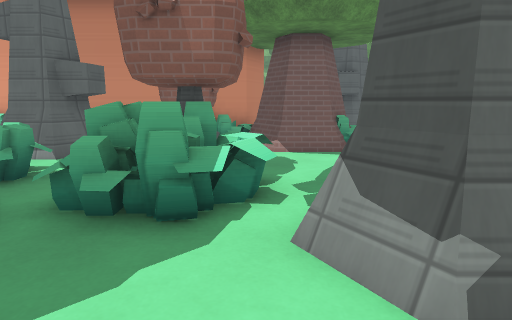
View 1 (above)

24 first-person views from a walk through a level from a Godot 3-D game. The camera is 1.3 m above the floor, tilts 10° down and sees 75° across. The floor is counted in squares, 1 m on a side. Each view is taken from the middle of a square. On the plan, view 1 faces up. The plan holds only what a view shows up to about 14 squares ahead; the rest is blank. The place goes on beyond the plan. Characters and animated objects are left out. Some surface patterns are stand-ins.

View 2
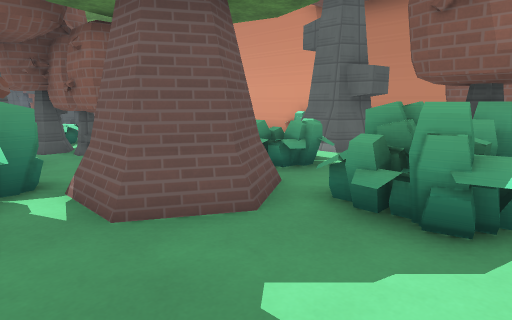

View 3
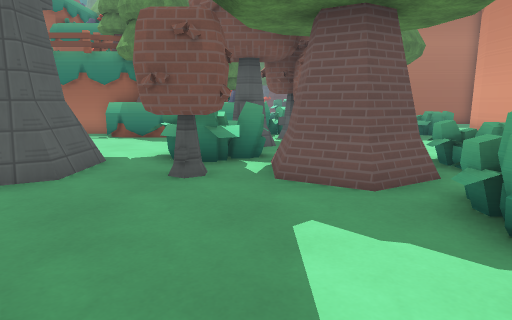

View 4
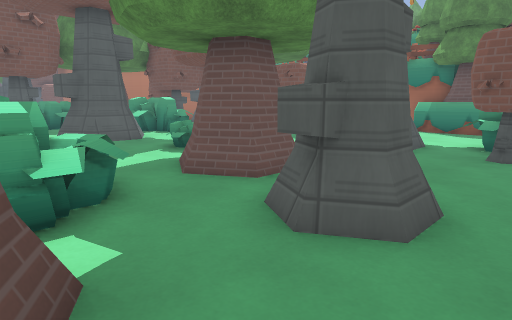

View 5
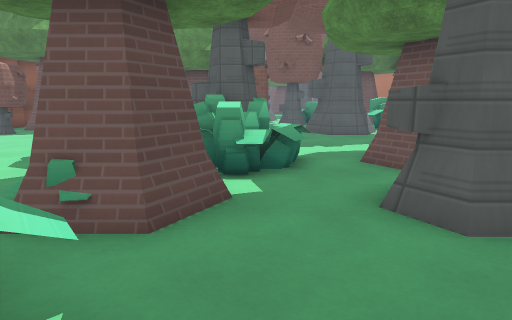

View 6
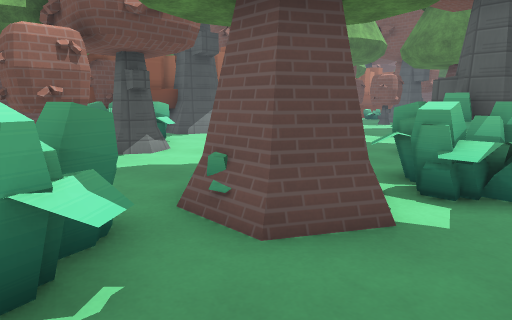

View 7
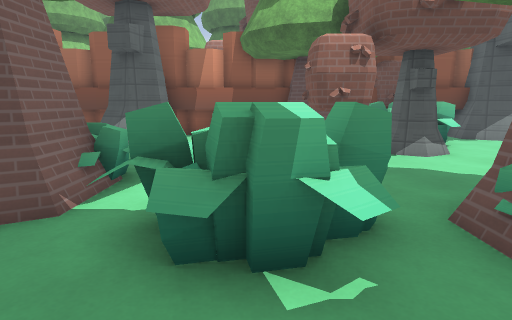

View 8
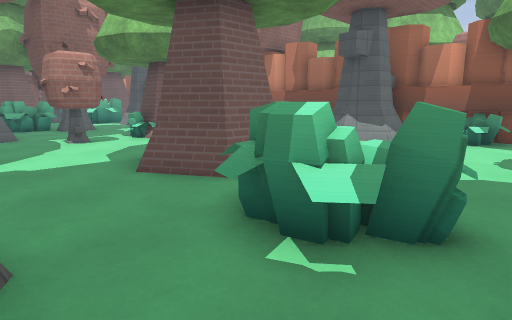

View 9
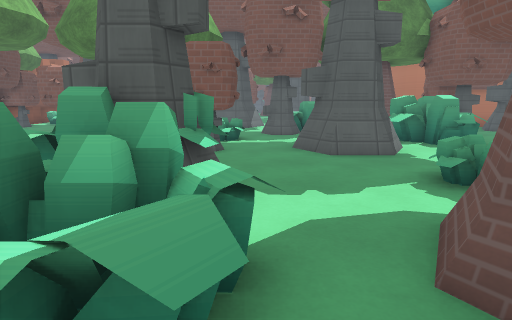

View 10
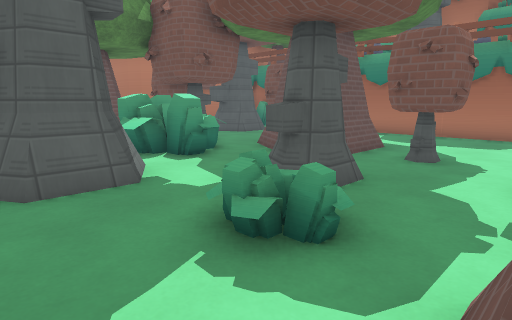

View 11
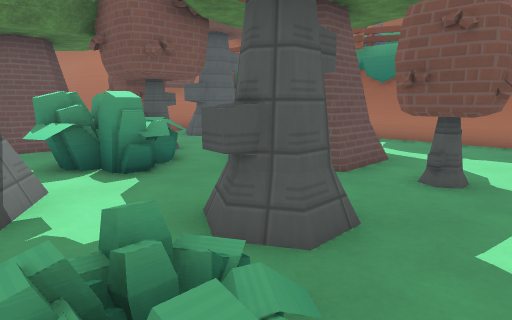

View 12
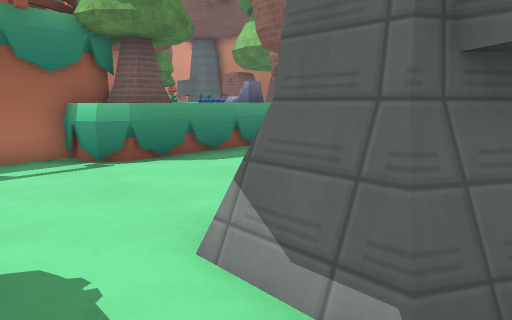

View 13
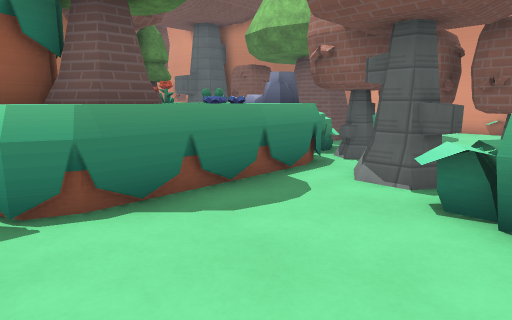

View 14
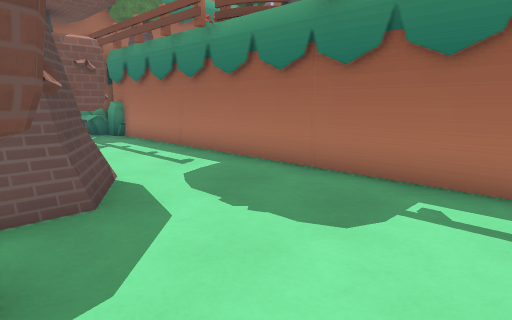

View 15
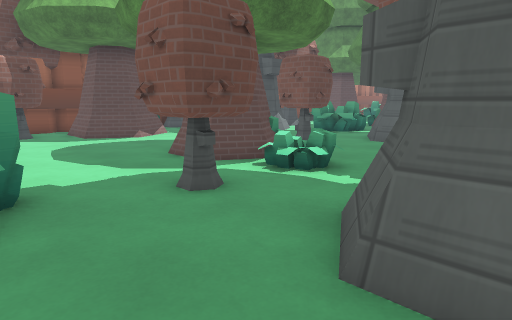

View 16
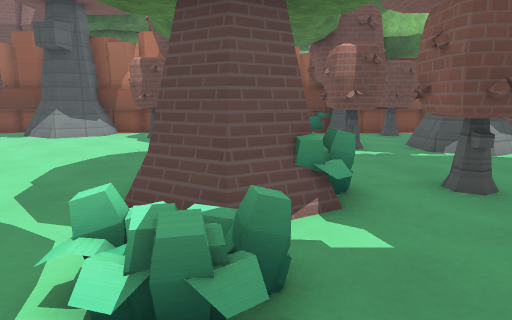

View 17
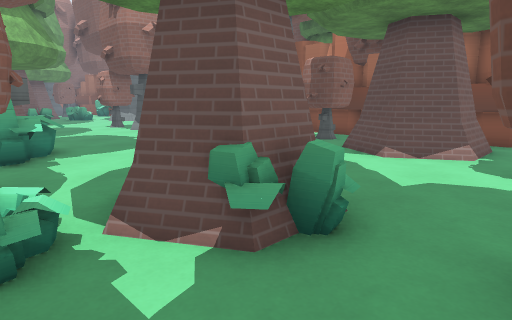

View 18
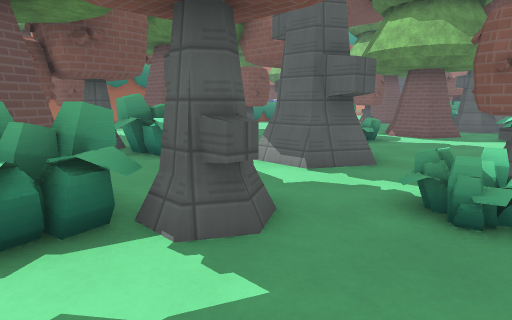

View 19
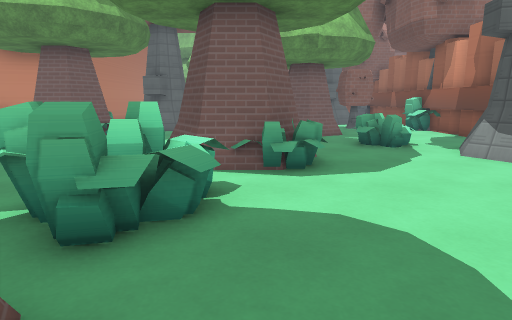

View 20
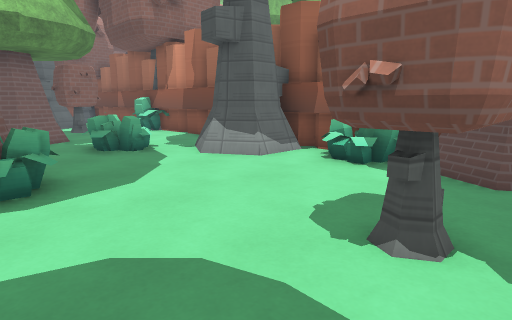

View 21
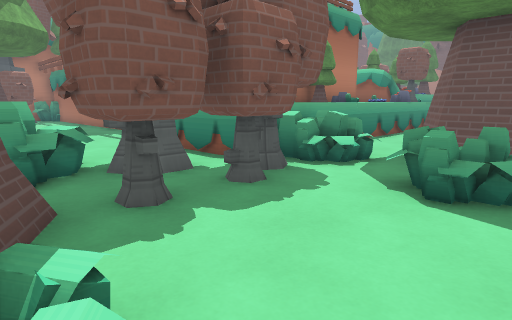

View 22
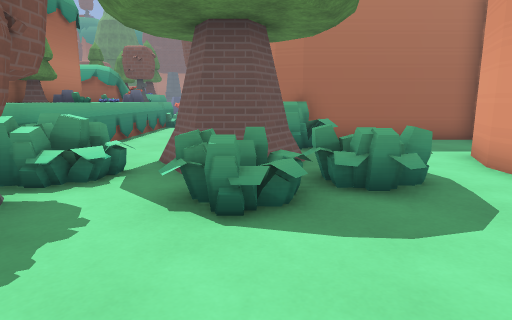

View 23
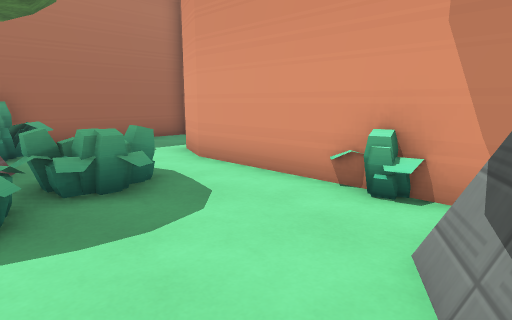

View 24
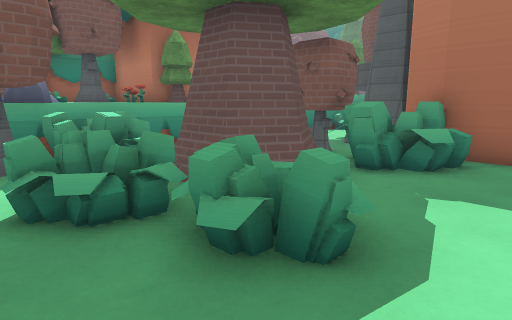

### Floor plan
Ten units are one square. View 1 is at (0, 0); x grows to the right and y downward. Boxes are objects, and circles mark ways between rooms. Rooms are numbered by the first view taken in them; rooms with no view inside come last. Other rooms are left out.
<svg viewBox="-210 -140 380 330">
<path fill="none" stroke="#000" d="M-100 16 -100 38 -103 45M-114 44 -114 165M-29 -106 -125 -106 -140 -112M-128 -22 -124 -23M3 -126 -2 -113M155 -8 155 -55M155 59 155 21M157 -16 157 -29 161 -32M155 -74 155 -122M155 128 155 76M-156 -72 -149 -71 -149 -66M155 165 155 144M-201 -15 -108 -15 -102 -13 -100 -7 -100 6M-174 -135 -174 -76 -178 -66M-113 -23 -109 -24 -108 -20M-103 -54 -103 -49M-121 -24 -116 -24 -116 -18M-107 -54 -102 -54 -102 -50M-110 -66 -105 -66M153 -19 148 -19 148 -24M157 51 157 45 161 42 157 37M152 -32 152 -36M157 -35 157 -43 161 -46 157 -50 157 -56M161 107 157 103 157 96 161 93 157 89 157 79M157 -79 161 -82 158 -86M160 120 157 117 157 110M160 -97 157 -100 157 -108M-157 -75 -151 -74M160 -111 157 -114 157 -121M157 155 157 146M-114 8 -120 8M-152 5 -147 7 -145 12 -145 33 -141 33M-133 33 -123 33 -117 35M-100 6 -100 16M-158 -11 -158 -6M-188 5 -159 5M-158 5 -152 5"/>
<rect x="-205" y="-65" width="20" height="30" fill="#bbb"><title>tree</title></rect>
<rect x="-175" y="-65" width="20" height="30" fill="#bbb"><title>tree</title></rect>
<rect x="-175" y="-85" width="20" height="30" fill="#bbb"><title>plant</title></rect>
<rect x="-145" y="-75" width="30" height="40" fill="#bbb"><title>pine tree</title></rect>
<rect x="-135" y="-35" width="20" height="10" fill="#bbb"><title>plant</title></rect>
<rect x="-125" y="165" width="30" height="20" fill="#bbb"><title>bush</title></rect>
<rect x="-115" y="-65" width="10" height="10" fill="#bbb"><title>plant</title></rect>
<rect x="-115" y="-85" width="10" height="10" fill="#bbb"><title>bush</title></rect>
<rect x="-105" y="155" width="30" height="30" fill="#bbb"><title>tree</title></rect>
<rect x="-105" y="-35" width="20" height="20" fill="#bbb"><title>tree</title></rect>
<rect x="-105" y="-65" width="10" height="10" fill="#bbb"><title>plant</title></rect>
<rect x="-95" y="125" width="20" height="20" fill="#bbb"><title>tree</title></rect>
<rect x="-95" y="-15" width="30" height="20" fill="#bbb"><title>tree</title></rect>
<rect x="-85" y="85" width="40" height="40" fill="#bbb"><title>pine tree</title></rect>
<rect x="-85" y="-35" width="10" height="20" fill="#bbb"><title>tree</title></rect>
<rect x="-85" y="-105" width="10" height="10" fill="#bbb"><title>bush</title></rect>
<rect x="-75" y="-15" width="20" height="30" fill="#bbb"><title>bush</title></rect>
<rect x="-75" y="-35" width="20" height="20" fill="#bbb"><title>tree</title></rect>
<rect x="-75" y="-95" width="40" height="20" fill="#bbb"><title>tree</title></rect>
<rect x="-65" y="155" width="30" height="20" fill="#bbb"><title>tree</title></rect>
<rect x="-65" y="65" width="20" height="20" fill="#bbb"><title>tree</title></rect>
<rect x="-55" y="135" width="20" height="20" fill="#bbb"><title>tree</title></rect>
<rect x="-55" y="25" width="30" height="30" fill="#bbb"><title>tree</title></rect>
<rect x="-55" y="-45" width="30" height="30" fill="#bbb"><title>pine tree</title></rect>
<rect x="-45" y="115" width="30" height="40" fill="#bbb"><title>bush</title></rect>
<rect x="-45" y="-5" width="20" height="20" fill="#bbb"><title>tree</title></rect>
<rect x="-45" y="-65" width="10" height="10" fill="#bbb"><title>bush</title></rect>
<rect x="-35" y="155" width="20" height="30" fill="#bbb"><title>pine tree</title></rect>
<rect x="-35" y="75" width="20" height="20" fill="#bbb"><title>tree</title></rect>
<rect x="-25" y="-45" width="10" height="10" fill="#bbb"><title>bush</title></rect>
<rect x="-25" y="-75" width="20" height="30" fill="#bbb"><title>tree</title></rect>
<rect x="-25" y="-105" width="20" height="20" fill="#bbb"><title>tree</title></rect>
<rect x="-15" y="95" width="40" height="30" fill="#bbb"><title>tree</title></rect>
<rect x="-15" y="75" width="10" height="10" fill="#bbb"><title>bush</title></rect>
<rect x="-15" y="25" width="30" height="30" fill="#bbb"><title>pine tree</title></rect>
<rect x="-15" y="-65" width="20" height="30" fill="#bbb"><title>bush</title></rect>
<rect x="-5" y="155" width="30" height="30" fill="#bbb"><title>bush</title></rect>
<rect x="-5" y="-115" width="40" height="30" fill="#bbb"><title>pine tree</title></rect>
<rect x="5" y="-5" width="20" height="30" fill="#bbb"><title>tree</title></rect>
<rect x="5" y="-35" width="30" height="20" fill="#bbb"><title>tree</title></rect>
<rect x="15" y="145" width="10" height="20" fill="#bbb"><title>tree</title></rect>
<rect x="15" y="-105" width="10" height="10" fill="#bbb"><title>bush</title></rect>
<rect x="25" y="25" width="30" height="30" fill="#bbb"><title>bush</title></rect>
<rect x="25" y="-135" width="20" height="10" fill="#bbb"><title>tree</title></rect>
<rect x="35" y="135" width="10" height="10" fill="#bbb"><title>plant</title></rect>
<rect x="35" y="125" width="10" height="10" fill="#bbb"><title>plant</title></rect>
<rect x="35" y="95" width="20" height="20" fill="#bbb"><title>tree</title></rect>
<rect x="35" y="65" width="30" height="20" fill="#bbb"><title>tree</title></rect>
<rect x="45" y="85" width="10" height="10" fill="#bbb"><title>bush</title></rect>
<rect x="45" y="55" width="20" height="10" fill="#bbb"><title>bush</title></rect>
<rect x="45" y="15" width="10" height="10" fill="#bbb"><title>pine tree</title></rect>
<rect x="45" y="5" width="20" height="20" fill="#bbb"><title>bush</title></rect>
<rect x="45" y="-35" width="30" height="30" fill="#bbb"><title>bush</title></rect>
<rect x="55" y="165" width="20" height="20" fill="#bbb"><title>tree</title></rect>
<rect x="55" y="145" width="10" height="10" fill="#bbb"><title>plant</title></rect>
<rect x="55" y="135" width="30" height="20" fill="#bbb"><title>plant</title></rect>
<rect x="55" y="125" width="30" height="10" fill="#bbb"><title>pine tree</title></rect>
<rect x="55" y="-5" width="20" height="30" fill="#bbb"><title>pine tree</title></rect>
<rect x="55" y="-75" width="40" height="30" fill="#bbb"><title>pine tree</title></rect>
<rect x="55" y="-125" width="20" height="20" fill="#bbb"><title>tree</title></rect>
<rect x="85" y="-45" width="10" height="10" fill="#bbb"><title>bush</title></rect>
<rect x="85" y="-135" width="30" height="30" fill="#bbb"><title>pine tree</title></rect>
<rect x="95" y="-125" width="10" height="20" fill="#bbb"><title>bush</title></rect>
<rect x="105" y="155" width="20" height="20" fill="#bbb"><title>tree</title></rect>
<rect x="105" y="15" width="20" height="20" fill="#bbb"><title>tree</title></rect>
<rect x="105" y="-15" width="20" height="20" fill="#bbb"><title>tree</title></rect>
<rect x="115" y="115" width="40" height="40" fill="#bbb"><title>pine tree</title></rect>
<rect x="115" y="-75" width="10" height="10" fill="#bbb"><title>bush</title></rect>
<rect x="115" y="-135" width="10" height="10" fill="#bbb"><title>other object</title></rect>
<rect x="125" y="25" width="20" height="20" fill="#bbb"><title>other object</title></rect>
<rect x="125" y="-75" width="30" height="30" fill="#bbb"><title>tree</title></rect>
<rect x="135" y="95" width="20" height="20" fill="#bbb"><title>tree</title></rect>
<rect x="135" y="55" width="20" height="30" fill="#bbb"><title>tree</title></rect>
<rect x="135" y="-15" width="20" height="30" fill="#bbb"><title>pine tree</title></rect>
<rect x="145" y="165" width="20" height="10" fill="#bbb"><title>other object</title></rect>
<rect x="145" y="25" width="20" height="10" fill="#bbb"><title>tree</title></rect>
<rect x="155" y="-135" width="10" height="10" fill="#bbb"><title>tree</title></rect>
<rect x="-155" y="-5" width="10" height="10" fill="#bbb"><title>pine tree</title></rect>
<rect x="-145" y="5" width="20" height="20" fill="#bbb"><title>tree</title></rect>
<rect x="-145" y="-5" width="10" height="20" fill="#bbb"><title>flower</title></rect>
<rect x="-125" y="15" width="20" height="30" fill="#bbb"><title>pine tree</title></rect>
<rect x="-115" y="5" width="10" height="10" fill="#bbb"><title>flower</title></rect>
<rect x="-115" y="-5" width="10" height="10" fill="#bbb"><title>rock</title></rect>
<rect x="-205" y="-15" width="10" height="10" fill="#bbb"><title>other object</title></rect>
<rect x="-195" y="-15" width="10" height="20" fill="#bbb"><title>other object</title></rect>
<rect x="-175" y="-5" width="20" height="10" fill="#bbb"><title>rock</title></rect>
<circle cx="-100" cy="10" r="3" fill="#2a7"/>
<text x="10" y="20">1</text>
<text x="-130" y="10">2</text>
<text x="-180" y="-10">3</text>
</svg>
Room 1 opens to room 2.

Where each view was taken, in squares from view 1:
view 1: 0 up, 0 right, facing up
view 2: 0 up, 0 right, facing up-left
view 3: 1 up, 2 right, facing left
view 4: 1 up, 5 right, facing down-left
view 5: 3 up, 4 right, facing down
view 6: 2 up, 3 right, facing down-right
view 7: 2 up, 3 right, facing right
view 8: 0 up, 3 right, facing up-right
view 9: 2 down, 3 right, facing down
view 10: 5 down, 2 right, facing down-left
view 11: 6 down, 0 right, facing down-left
view 12: 7 down, 3 left, facing up-left
view 13: 5 down, 6 left, facing up-left
view 14: 5 down, 6 left, facing down-left
view 15: 8 down, 0 right, facing down-right
view 16: 14 down, 2 right, facing right
view 17: 17 down, 4 right, facing up-right
view 18: 18 down, 5 right, facing up-left
view 19: 2 down, 8 right, facing up
view 20: 1 down, 8 right, facing up-right
view 21: 7 up, 5 left, facing down-left
view 22: 6 up, 6 left, facing left
view 23: 6 up, 6 left, facing up-left
view 24: 10 up, 9 left, facing down-left
